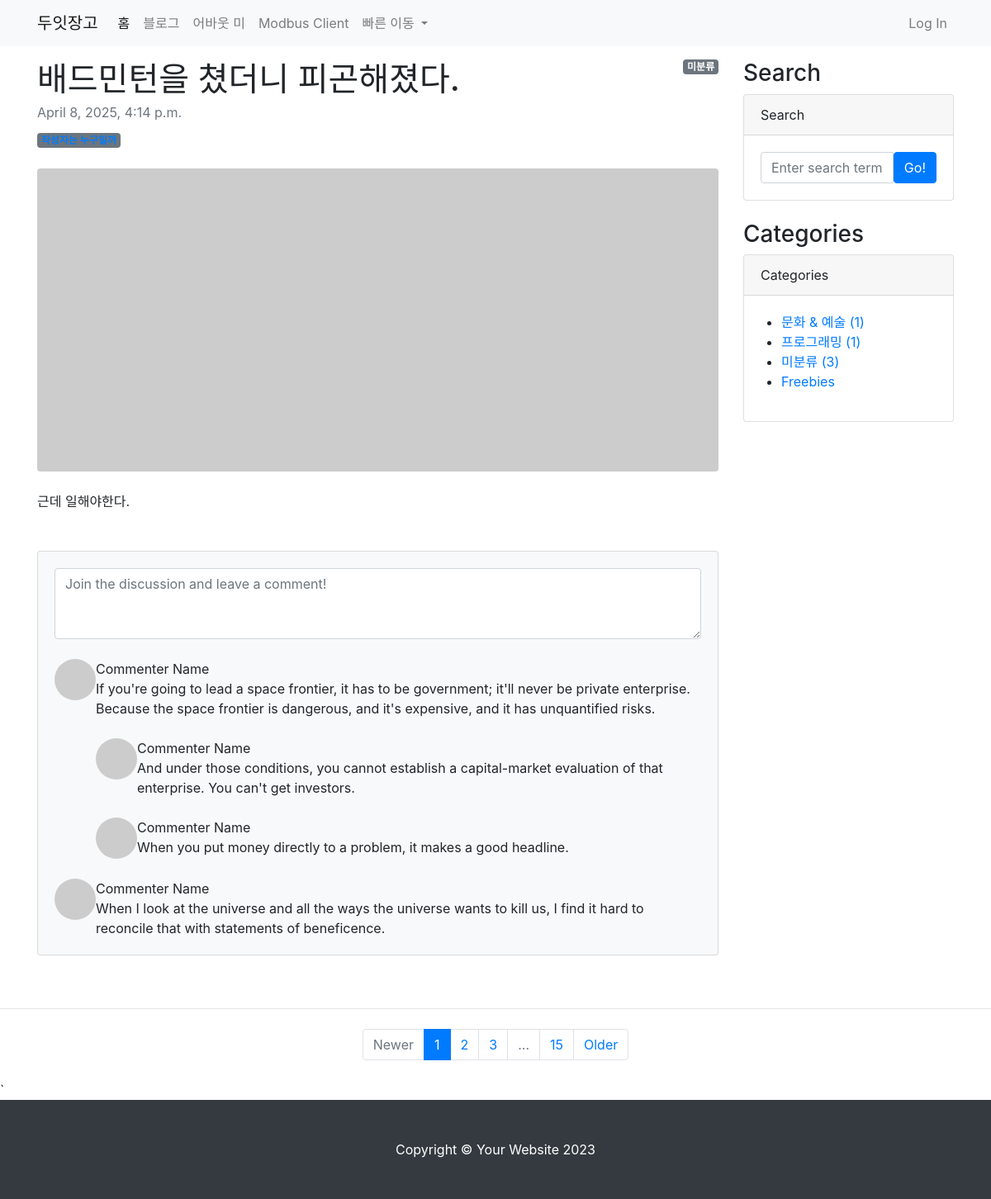
Page /blog/1/ on the committed database.
### blog/models.py (models this page shows, shortened)
class Post(models.Model):
    title = models.CharField(max_length=30)
    hook_text = models.CharField(max_length=100, blank=True)
    content = models.TextField()
    head_image = models.ImageField(upload_to='blog/images/%Y/%m/%d/', blank=True)
    file_upload = models.FileField(upload_to='blog/files//%Y/%m/%d/', blank=True)
    created_at = models.DateTimeField(auto_now_add=True)
    updated_at = models.DateTimeField(auto_now=True)
    author=models.ForeignKey(User, null=True, on_delete=models.SET_NULL)
    category=models.ForeignKey(Category, null=True, blank=True, on_delete=models.SET_NULL)
    tags = models.ManyToManyField(Tag, null=True, blank=True)

class Category(models.Model):
    name=models.CharField(max_length=50, unique=True)
    slug=models.SlugField(max_length=200, unique=True, allow_unicode=True)
    def __str__(self):
        return self.name
    def get_absolute_url(self):
        return f'/blog/category/{self.slug}/'
    class Meta:
        verbose_name_plural = 'Categories'

### blog/views.py (the view)
# urls.py: path('<int:pk>/', views.PostDetail.as_view()),
class PostDetail(DetailView):
    model = Post
    template_name = 'blog/single_post_page.html'
    def get_context_data(self, **kwargs):
        context = super(PostDetail, self).get_context_data()
        context['categories'] = Category.objects.all()
        context['no_category_post_count'] = Post.objects.filter(category=None).count()
        return context

### blog/templates/blog/single_post_page.html (shortened to what this page needs)
{% extends 'blog/base.html' %}
{% block main_area %}
    <div id="post-area">
        {% if post.category %}
            <span class="badge badge-secondary float-right">{{ post.category }}</span>
        {% else %}
            <span class="badge badge-secondary float-right">미분류</span>
        {% endif %}
        <article>
            <header class="mb-4">
                <h1 class="fw-bolder mb-1">{{ post.title }}</h1>
                <div class="text-muted fst-italic mb-2">{{ post.created_at }}</div>
                <a class="badge bg-secondary text-decoration-none link-light" href="#!">작성자는 누구일까</a>
            </header>
            <figure class="mb-4"><img class="img-fluid rounded" src="https://dummyimage.com/900x400/ced4da/6c757d.jpg" alt="..." /></figure>
            <section class="mb-5">
                <p class="fs-5 mb-4">{{ post.content }}</p>
            </section>
        </article>
    </div>
    <div id="comment-area">
        <section class="mb-5">
            <div class="card bg-light">
                <div class="card-body">
                    <form class="mb-4"><textarea class="form-control" rows="3" placeholder="Join the discussion and leave a comment!"></textarea></form>
                    <div class="d-flex mb-4">
                        <div class="flex-shrink-0"><img class="rounded-circle" src="https://dummyimage.com/50x50/ced4da/6c757d.jpg" alt="..." /></div>
                        <div class="ms-3">
                            <div class="fw-bold">Commenter Name</div>
                            If you're going to lead a space frontier, it has to be government; it'll never be private enterprise. Because the space frontier is dangerous, and it's expensive, and it has unquantified risks.
                            <div class="d-flex mt-4">
                                <div class="flex-shrink-0"><img class="rounded-circle" src="https://dummyimage.com/50x50/ced4da/6c757d.jpg" alt="..." /></div>
                                <div class="ms-3">
                                    <div class="fw-bold">Commenter Name</div>
                                    And under those conditions, you cannot establish a capital-market evaluation of that enterprise. You can't get investors.
                                </div>
                            </div>
                            <div class="d-flex mt-4">
                                <div class="flex-shrink-0"><img class="rounded-circle" src="https://dummyimage.com/50x50/ced4da/6c757d.jpg" alt="..." /></div>
                                <div class="ms-3">
                                    <div class="fw-bold">Commenter Name</div>
                                    When you put money directly to a problem, it makes a good headline.
                                </div>
                            </div>
                        </div>
                    </div>
                    <div class="d-flex">
                        <div class="flex-shrink-0"><img class="rounded-circle" src="https://dummyimage.com/50x50/ced4da/6c757d.jpg" alt="..." /></div>
                        <div class="ms-3">
                            <div class="fw-bold">Commenter Name</div>
                            When I look at the universe and all the ways the universe wants to kill us, I find it hard to reconcile that with statements of beneficence.
                        </div>
                    </div>
                </div>
            </div>
        </section>
    </div>
{% endblock %}

### blog/templates/blog/base.html (shortened to what this page needs)
<!DOCTYPE html>
{% load static %}
<html lang="ko">
<head>
    <link rel="stylesheet" href="{% static 'blog/bootstrap/bootstrap.min.css' %}" media="screen">
</head>
<body>
    {% include 'blog/navbar.html' %}
    <div class="container my-3">
        <div class="row">
            <div class="col-md-8 col-lg-9" id="main-area">
                {% block main_area %}
                {% endblock %}
            </div>
            <div class="col-md-4 col-lg-3">
                <h3>Search</h3>
                <div class="card mb-4">
                    <div class="card-header">Search</div>
                    <div class="card-body">
                        <div class="input-group">
                            <input class="form-control" type="text" placeholder="Enter search term..." aria-label="Enter search term..." aria-describedby="button-search" />
                            <button class="btn btn-primary" id="button-search" type="button">Go!</button>
                        </div>
                    </div>
                </div>
                <h3>Categories</h3>
                <div class="card mb-4" id="categories-card">
                    <div class="card-header">Categories</div>
                    <div class="card-body">
                        <div class="row">
                            <ul>
                                {% for category in categories %}
                                <li>
                                    <a href="{{ category.get_absolute_url }}">{{ category }} ({{ category.post_set.count }})</a>
                                </li>
                                {% endfor %}
                                <li>
                                    <a href="/blog/category/no_category/">미분류 ({{ no_category_post_count }})</a>
                                </li>
                                <li><a href="#!">Freebies</a></li>
                            </ul>
                        </div>
                    </div>
                </div>
            </div>
        </div>
    </div>
    <nav aria-label="Pagination">
        <hr class="my-0" />
        <ul class="pagination justify-content-center my-4">
            <li class="page-item disabled"><a class="page-link" href="#" tabindex="-1" aria-disabled="true">Newer</a></li>
            <li class="page-item active" aria-current="page"><a class="page-link" href="#!">1</a></li>
            <li class="page-item"><a class="page-link" href="#!">2</a></li>
            <li class="page-item"><a class="page-link" href="#!">3</a></li>
            <li class="page-item disabled"><a class="page-link" href="#!">...</a></li>
            <li class="page-item"><a class="page-link" href="#!">15</a></li>
            <li class="page-item"><a class="page-link" href="#!">Older</a></li>
        </ul>
    </nav>
    {% include 'blog/footer.html' %}
</body>
</html>

### rows in the picture
Post: title "배드민턴을 쳤더니 피곤해졌다.", created_at "April 8, 2025, 4:14 p.m.", content "근데 일해야한다."
Category: name "문화 & 예술", post_set.count "1"
Category: name "프로그래밍", post_set.count "1"

### other values in the picture
{{ no_category_post_count }} "3"
